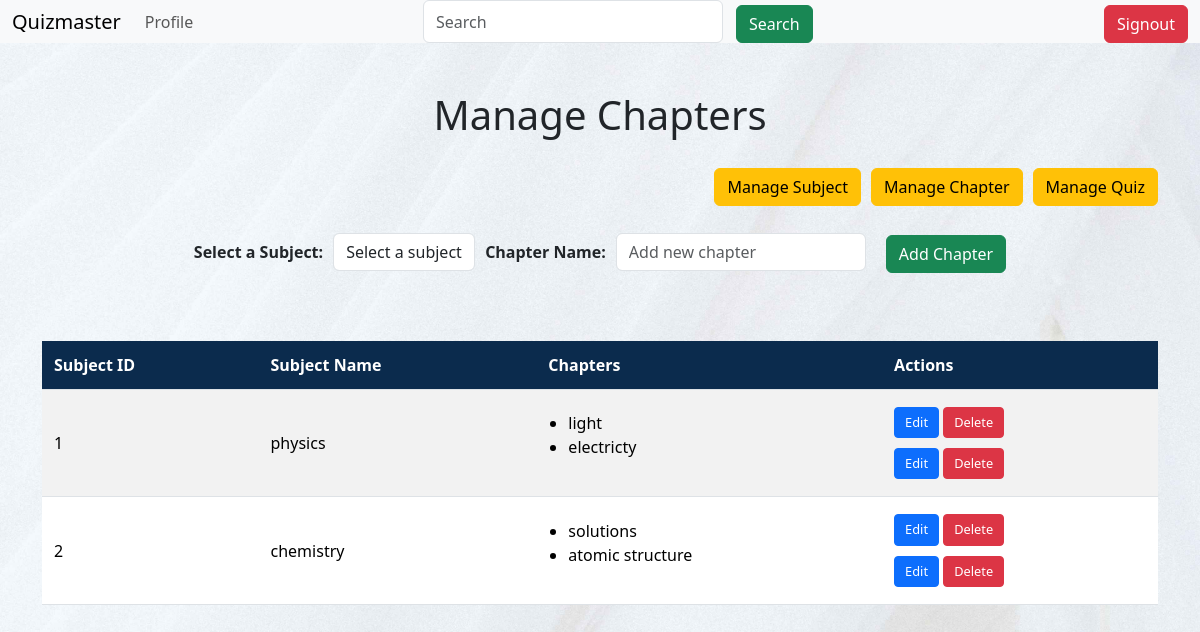
The app's page /chapter (signed in), older data.
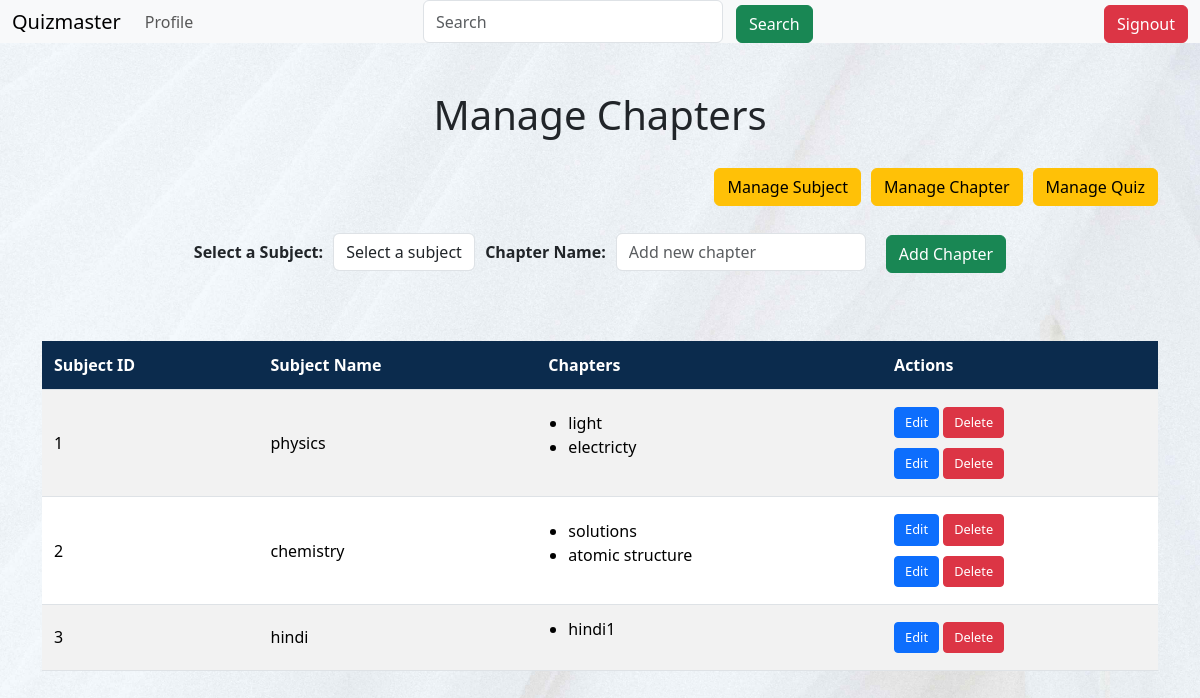
The same page, newer data.
### models/models.py (models this page shows)
class Subject(db.Model):
    __tablename__ = "subject"
    id = db.Column(db.Integer, primary_key=True)
    name = db.Column(db.String(30), unique=True, nullable=False)
    description = db.Column(db.String(100))
    chapters = db.relationship('Chapter', backref='subject', lazy=True, cascade='all, delete')

class Chapter(db.Model):
    __tablename__ = "chapter"
    id = db.Column(db.Integer, primary_key=True)
    name = db.Column(db.String(100), nullable=False)
    description = db.Column(db.Text)
    subject_id = db.Column(db.Integer, db.ForeignKey('subject.id'), nullable=False)
    quizzes = db.relationship('Quiz', backref='chapter', lazy=True, cascade='all, delete')
    questions = db.relationship('Question', backref='chapter', lazy=True, cascade='all, delete')

### controllers/routes.py (the view, shortened to what this page needs)
@app.route('/chapter', methods=['GET', 'POST'])
@authcheck
@admin_required
def admin_chapters():
    if request.method == 'GET':
        subjects = Subject.query.all()  # Get all subjects
        chapters = Chapter.query.all()  # Get all chapters
        return render_template('admin_chapters.html', subjects=subjects, chapters=chapters)

### controllers/routes.py (called while the page is built)
def authcheck(func):
    @wraps(func)
    def wrapper(*args, **kwargs):
        if 'user_id' not in session:
            flash('Please login to access this page')
            return redirect(url_for('login'))
        return func(*args, **kwargs)
    return wrapper

def admin_required(func):
    @wraps(func)
    def inner(*args,**kwargs):
        if 'user_id' not in session:
            flash('you need to login first')
            return redirect(url_for(login))
        user=User.query.get(session['user_id'])
        if not user.isadmin:
            flash ('You are not authorized to view this page','danger')
            return redirect(url_for('home'))
        return func(*args,**kwargs)
    return inner

### templates/admin_chapters.html (shortened to what this page needs)
{% extends "layout.html" %}
{% block content %}
    {% include 'navbar.html' %}
    <div class="container mt-5">
        <h1 class="text-center mb-4">Manage Chapters</h1>
        <div class="button-container mb-4">
            <a href="{{ url_for('admin_subjects') }}" class="btn btn-warning">Manage Subject</a>
            <a href="{{ url_for('admin_chapters') }}" class="btn btn-warning">Manage Chapter</a>
            <a href="{{ url_for('admin_quiz') }}" class="btn btn-warning">Manage Quiz</a>
        </div>
        <div class="form-container mb-5">
            <form method="POST" class="form-inline">
                <label for="subject" class="mr-2"><strong>Select a Subject:</strong></label>
                <select name="subject" id="subject" class="form-control mr-2" required>
                    <option value="" disabled selected>Select a subject</option>
                </select>
                <label for="chapter_name" class="mr-2"><strong>Chapter Name:</strong></label>
                <input type="text" id="chapter_name" name="chapter_name" class="form-control mr-2" placeholder="Add new chapter" required>
                <button type="submit" class="btn btn-success">Add Chapter</button>
            </form>
        </div>
        <div class="table-responsive">
            <table class="table table-striped" id="subjtable">
                <thead>
                    <tr>
                        <th>Subject ID</th>
                        <th>Subject Name</th>
                        <th>Chapters</th>
                        <th>Actions</th>
                    </tr>
                </thead>
                <tbody>
                    {% for subject in subjects %}
                    <tr>
                        <td>{{ subject.id }}</td>
                        <td>{{ subject.name }}</td>
                        <td>
                            <ul>
                                {% for chapter in subject.chapters %}
                                <li>{{ chapter.name }}</li>
                                {% else %}
                                <li>No chapters available</li>
                                {% endfor %}
                            </ul>
                        </td>
                        <td>
                            {% for chapter in subject.chapters %}
                            <div>
                                <a href="{{ url_for('edit_chapter', id=chapter.id) }}" class="btn btn-primary btn-sm">Edit</a>
                                <form method="POST" action="{{ url_for('delete_chapter', id=chapter.id) }}" style="display:inline;">
                                    <button type="submit" class="btn btn-danger btn-sm"onclick="return confirm('Are you sure? This action cannot be undone!');">Delete</button>
                                </form>
                            </div>
                            {% endfor %}
                        </td>
                    </tr>
                    {% endfor %}
                </tbody>
            </table>
        </div>
    </div>
{% endblock %}

Row changes from the older to the newer data that the page shows:
added Subject: id "3", name "hindi"
added Chapter: name "hindi1"
